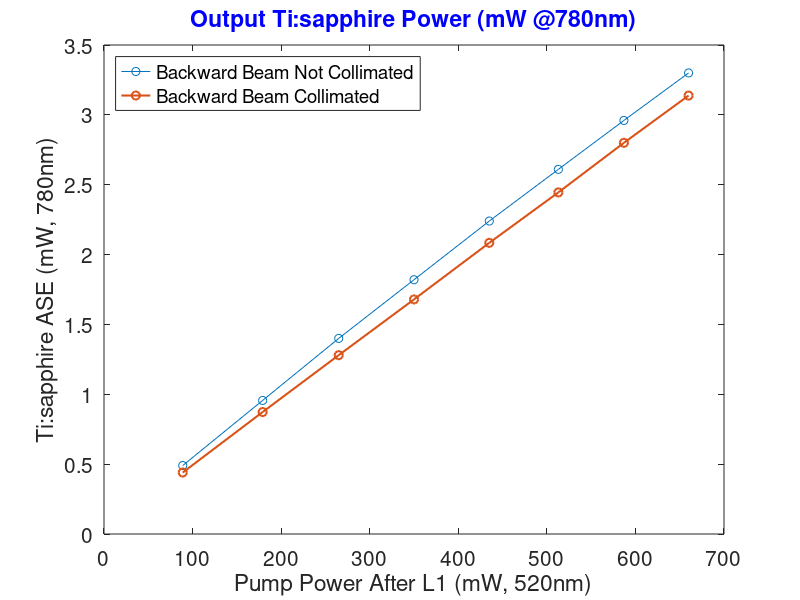
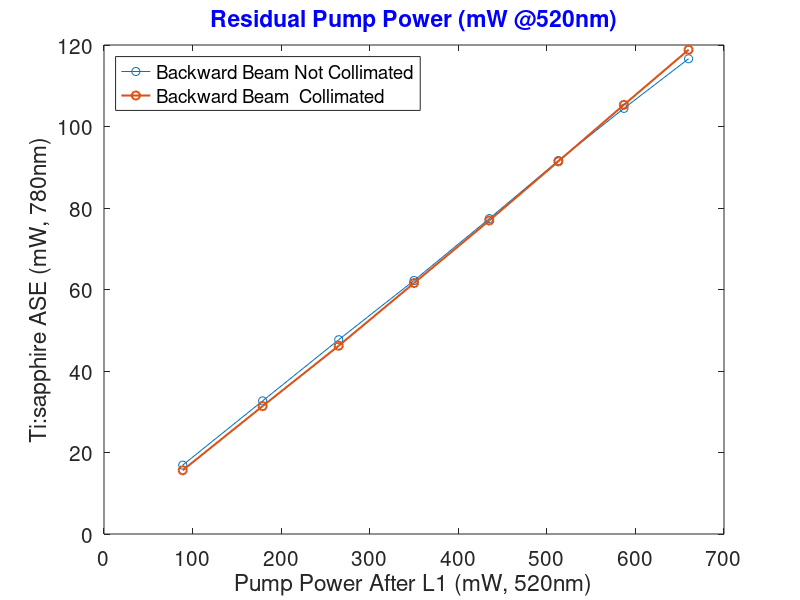

MATLAB code to generate these figures, in order:
clear all
cd('D:\AMO\160926_TiSa LS Development\161006_Data Figures');
Current=[0.3
0.4
0.5
0.6
0.7
0.8
0.9
1
]';

Green=[88.9
179.1
265
350
435
513
587
660
];

Power_Before=[0.49
0.956
1.4
1.82
2.24
2.61
2.96
3.3
];

Power_After=[0.44
0.873
1.28
1.679
2.084
2.445
2.8
3.138
];


Res_Before=[16.905763
32.6659172
47.67518
62.203834
77.397488
91.634207
104.450752
116.62371
];

Res_After=[15.642928
31.3806451
46.203136
61.5747573
76.9335308
91.4555215
105.32536
118.8326006
];


figure('Position', [100, 100, 800, 500]);
plot(Green,Power_Before,'-o',Green,Power_After,'-o','LineWidth',1.5);
xlabel('Pump Power After L1 (mW, 520nm)','fontsize',15);
ylabel('Ti:sapphire ASE (mW, 780nm)','fontsize',15);
legend('Backward Beam Not Collimated','Backward Beam Collimated','Location','NorthWest')
title('Output Ti:sapphire Power (mW @780nm)','fontsize',15,'color','b')
set(gca,'fontsize',15)


figure('Position', [100, 100, 800, 500]);
plot(Green,Res_Before,'-o',Green,Res_After,'-o','LineWidth',1.5);
xlabel('Pump Power After L1 (mW, 520nm)','fontsize',15);
ylabel('Ti:sapphire ASE (mW, 780nm)','fontsize',15);
legend('Backward Beam Not Collimated','Backward Beam  Collimated','Location','NorthWest')
title('Residual Pump Power (mW @520nm)','fontsize',15,'color','b')
set(gca,'fontsize',15)